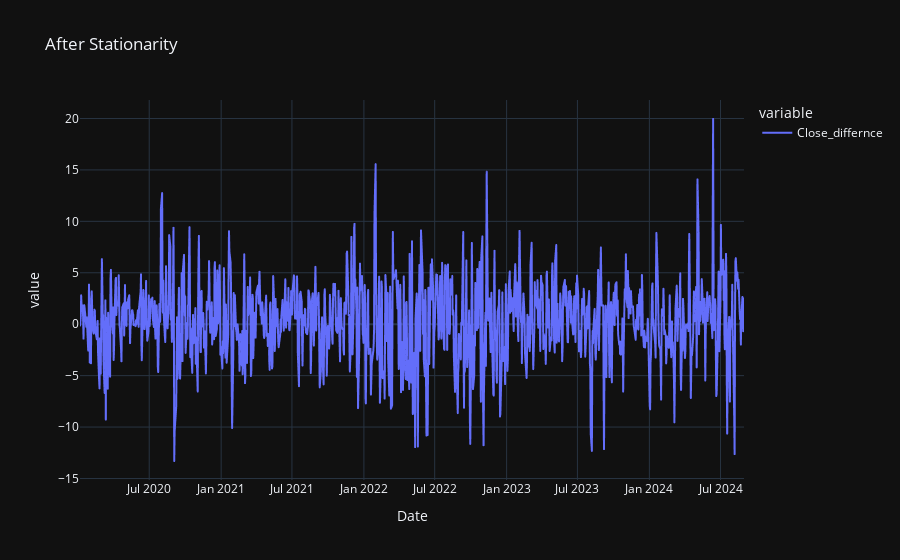

Notebook cell for this chart:
### Code cell
fig=px.line(stock1['Close_differnce'],
          #markers=True,
          template='plotly_dark',
           title='After Stationarity')
fig.show()

### Figure 1 — Plotly figure (JSON) as saved in the notebook; plotly's stock layout.template omitted (floating-point values rounded to 4 significant figures; data arrays with more than 128 entries replaced by an {"elided": "..."} marker saying what was removed)
{"data": [{"hovertemplate": "variable=Close_differnce<br>Date=%{x}<br>value=%{y}<extra></extra>", "legendgroup": "Close_differnce", "line": {"color": "#636efa", "dash": "solid"}, "marker": {"symbol": "circle"}, "mode": "lines", "name": "Close_differnce", "showlegend": true, "type": "scattergl", "x": {"elided": "1172 str values"}, "xaxis": "x", "y": {"elided": "1172 float values"}, "yaxis": "y"}], "layout": {"legend": {"title": {"text": "variable"}, "tracegroupgap": 0}, "title": {"text": "After Stationarity"}, "xaxis": {"anchor": "y", "domain": [0, 1], "title": {"text": "Date"}}, "yaxis": {"anchor": "x", "domain": [0, 1], "title": {"text": "value"}}}}
